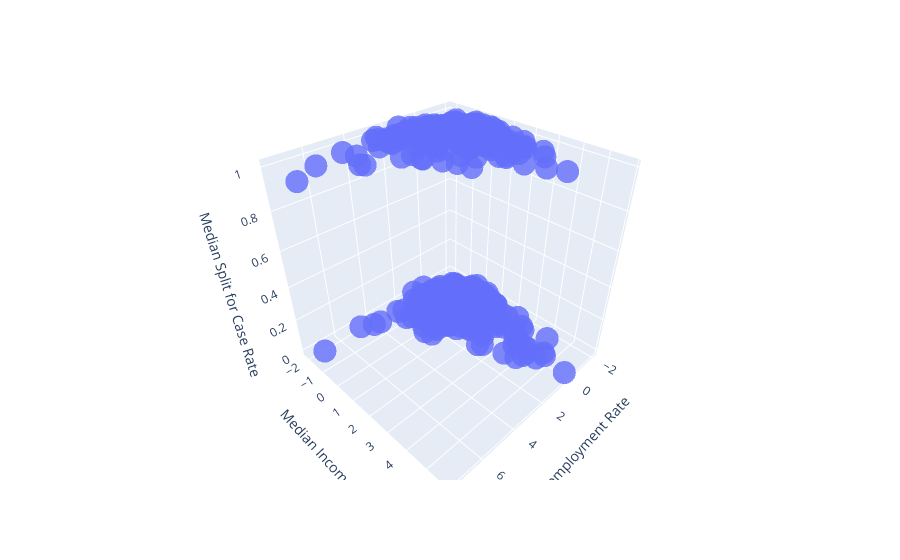

Notebook code cell kept with this figure:
### Code cell
# Creating 3D scatterplot of predicting case rate
# Create a 3D scatter plot with predictions


fig_cases = px.scatter_3d(df_xyz_cases, x="X_cases", y="y_cases", z="z_cases", 
                 opacity=0.8,
                 labels=dict(X_cases="Unemployment Rate", 
                             y_cases="Median Income",
                             z_cases="Median Split for Case Rate",))
fig_cases.show()

### Figure 1 — Plotly figure (JSON) as saved in the notebook; plotly's stock layout.template omitted (floating-point values rounded to 4 significant figures; data arrays with more than 128 entries replaced by an {"elided": "..."} marker saying what was removed)
{"data": [{"hovertemplate": "Unemployment Rate=%{x}<br>Median Income=%{y}<br>Median Split for Case Rate=%{z}<extra></extra>", "legendgroup": "", "marker": {"color": "#636efa", "opacity": 0.8, "symbol": "circle"}, "mode": "markers", "name": "", "scene": "scene", "showlegend": false, "type": "scatter3d", "x": {"elided": "779 float values"}, "y": {"elided": "779 float values"}, "z": {"elided": "779 int values"}}], "layout": {"legend": {"tracegroupgap": 0}, "margin": {"t": 60}, "scene": {"domain": {"x": [0, 1], "y": [0, 1]}, "xaxis": {"title": {"text": "Unemployment Rate"}}, "yaxis": {"title": {"text": "Median Income"}}, "zaxis": {"title": {"text": "Median Split for Case Rate"}}}}}
